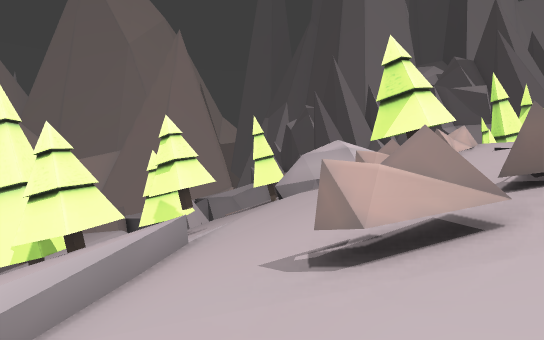
View 1 (above)

13 first-person views from a walk through a 3-D level made in the Unity game engine. The camera is 1.4 m above the floor, looks level and sees 80° across. The floor is counted in squares, 2 m on a side. Each view is taken from the middle of a square. On the plan, view 1 faces up. The plan holds only what a view shows up to about 10 squares ahead; the rest is blank. The place goes on beyond the plan. Some surface patterns are stand-ins.

View 2
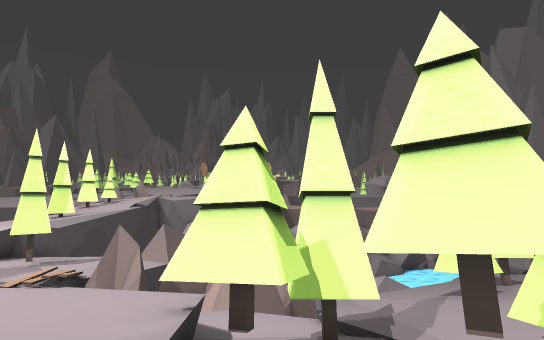

View 3
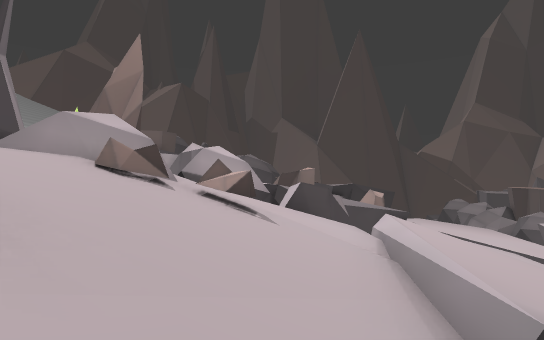

View 4
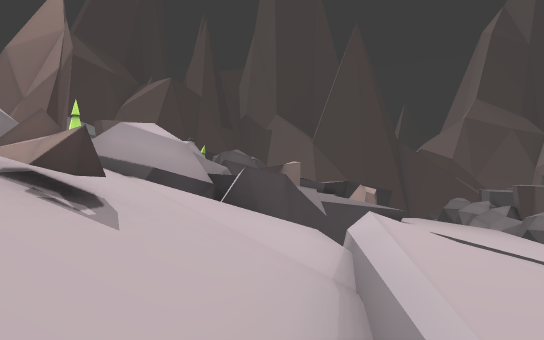

View 5
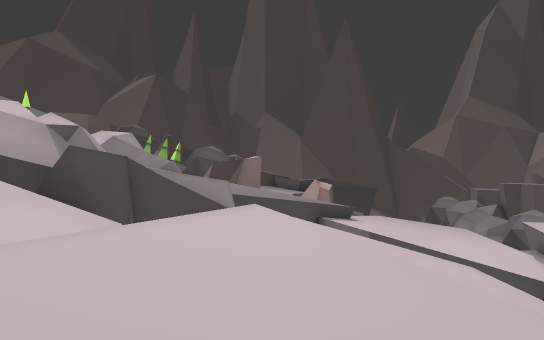

View 6
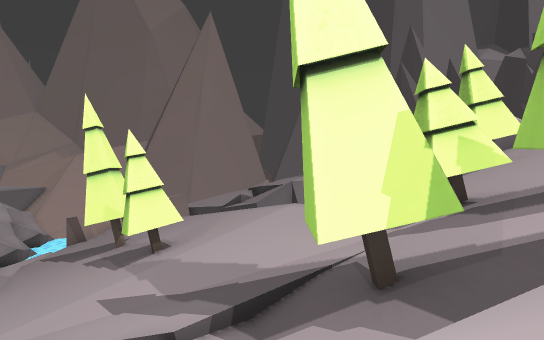

View 7
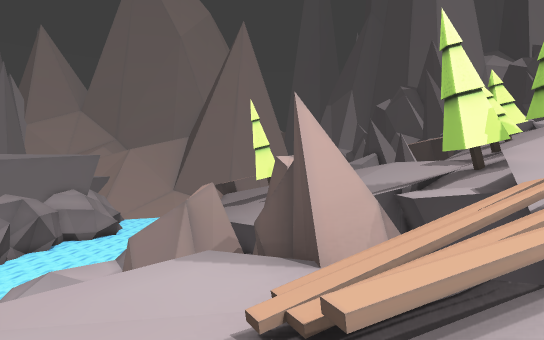

View 8
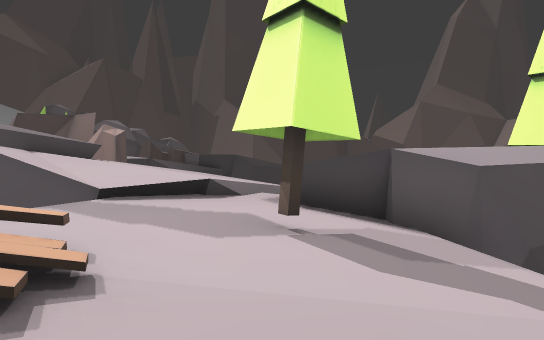

View 9
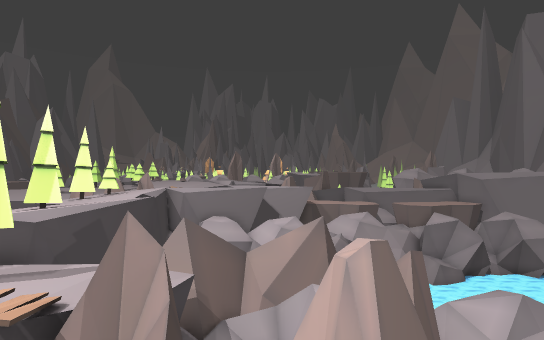

View 10
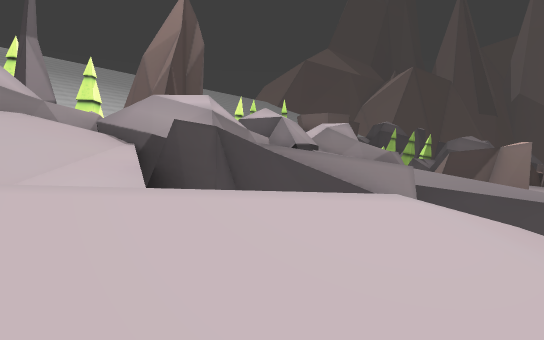

View 11
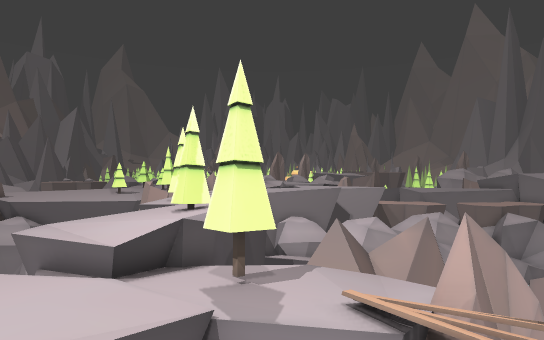

View 12
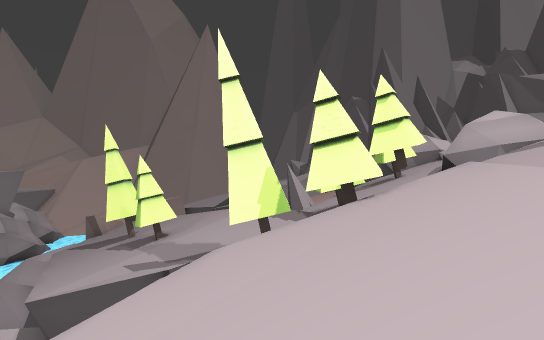

View 13
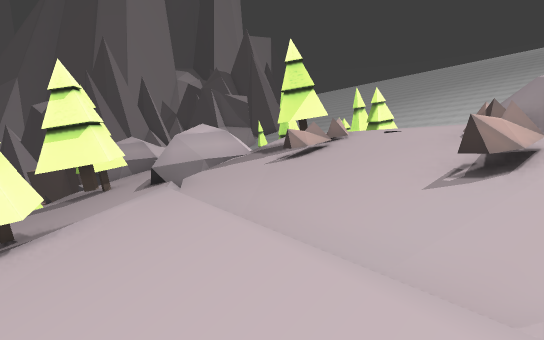

### Floor plan
Key: @ floor where view 1 was taken; # wall or solid block; x gap in a wall; . main floor; : floor 0.75 m higher than the main floor; - floor 0.75 m lower than the main floor; _ floor 1.5 m lower than the main floor; + floor 1.75 m higher than the main floor; < floor 2.25 m lower than the main floor; * floor 2.5 m higher than the main floor; % floor 3.25 m higher than the main floor; & floor 4 m higher than the main floor; / step, stairs or slope; = window, fence, low wall or low ledge; ^ raised ledge; v drop or lower ground; T tree; O other object.
Columns run from 14 left of view 1 to 4 right of it. Each row starts with its distance up from view 1.
 13  vvvv
 12   vvv
 11   vvvT
 10  vvvvvTTvvv
  9  vvvvvTTvvvvv=#
  8  vvvvvvvvvvTTv##
  7  vv vvvvvvvTTvv##/
  6  v #v vvvvTvTT%&TT
  5 vvvvvvv vTTTTv%OTTT
  4 vvvv #v vv+*%/////
  3 vv   vv v:+///////
  2 vv   vv .://%/O/O=
  1 vvv__#vv.///////##
  0  v<__////////%@//
 -1  v___//.////v^v#x
 -2  v___--v.///v^#
 -3 #v__T-/vv:/v#^
 -4 ###__/../vv #
 -5   #^_/...: v#
 -6 ^^^^_....:^##
 -7 ^^^^v....^^

Positions as (right, up) in squares from view 1, and headings:
1: (0, 0), facing up
2: (0, 5), facing left
3: (0, 6), facing down
4: (-1, 4), facing down
5: (-3, 3), facing down
6: (-5, 3), facing up
7: (-9, -2), facing up
8: (-10, 1), facing down
9: (-4, 3), facing left
10: (-4, 1), facing down-right
11: (-4, -2), facing left
12: (-4, 0), facing up
13: (-3, 1), facing up-right
